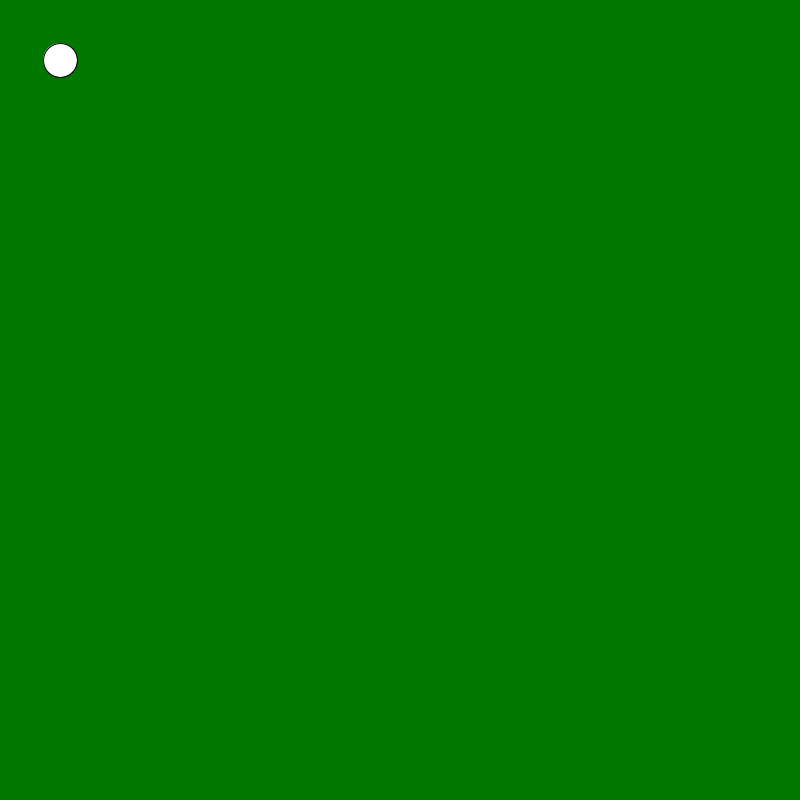
Frame 1 (no input)
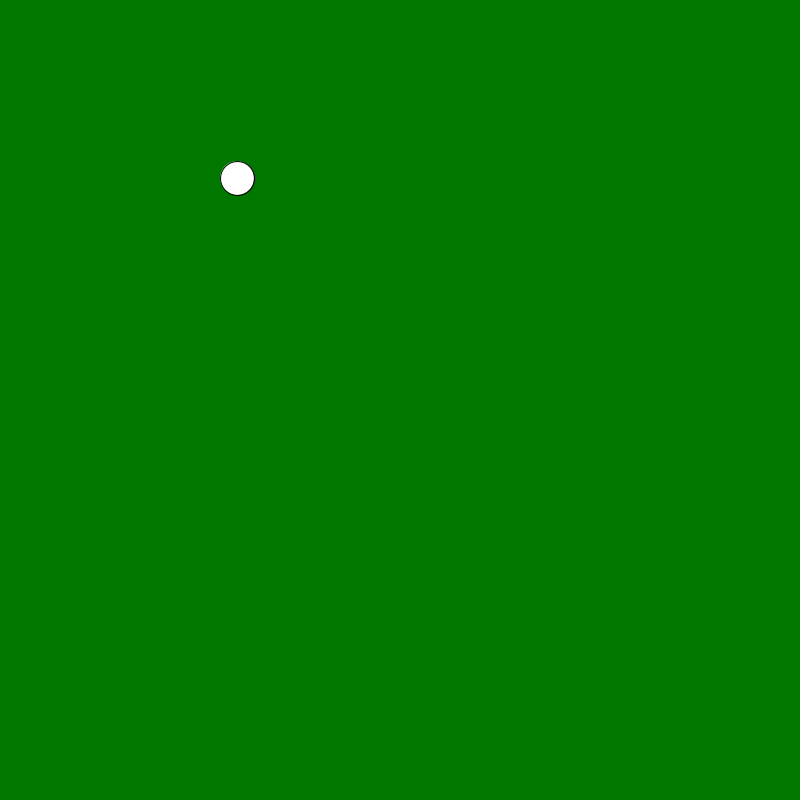
Frame 60 (the mouse pressed at the canvas centre just before this capture)
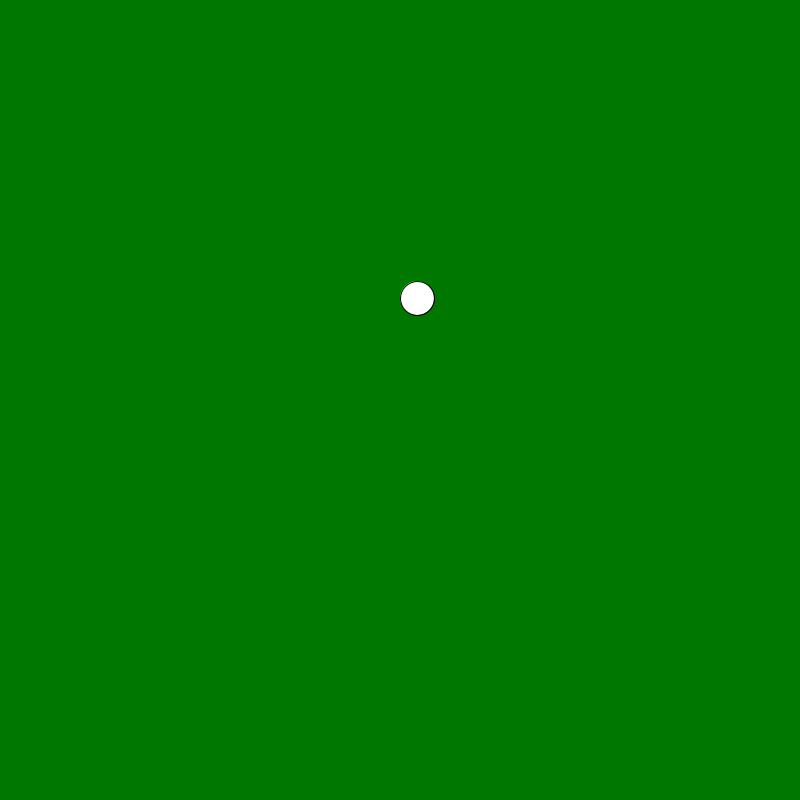
Frame 120 (the mouse held since frame 60 and released just before this capture)

The Processing sketch that drew these frames (run headless with seeded random() and noise(); from frame 60 on, the mouse is pressed at the canvas centre):

// Processing sketch: reverse_engineering_ball_background_change
// ── reverse_engineering_ball_background_change.pde
int r = 0;
int g = 0;
int b = 0;
int dx = 3; 
int dy = 2;
int x = 60;
int y = 60;

void setup () {
  size (800,800);
}

void draw () {
  background (r,120,b);

  circle (x,y,34);
   y = y + dy;
  x = x + dx;
  
  if (x >= 780){
    dx = - dx;
    r=500;
    b=15;
  }
  if ( y <= 20) {
    dy = 6;
    r=60;
    b=15;
 
  }
 if (x <= 20) {
    dx= 2;
    r = 500;
    b=15;
  }
  if (y >= 790) {
    dy = -6;
    r = 60;
    b = 150;
  }
 
}
